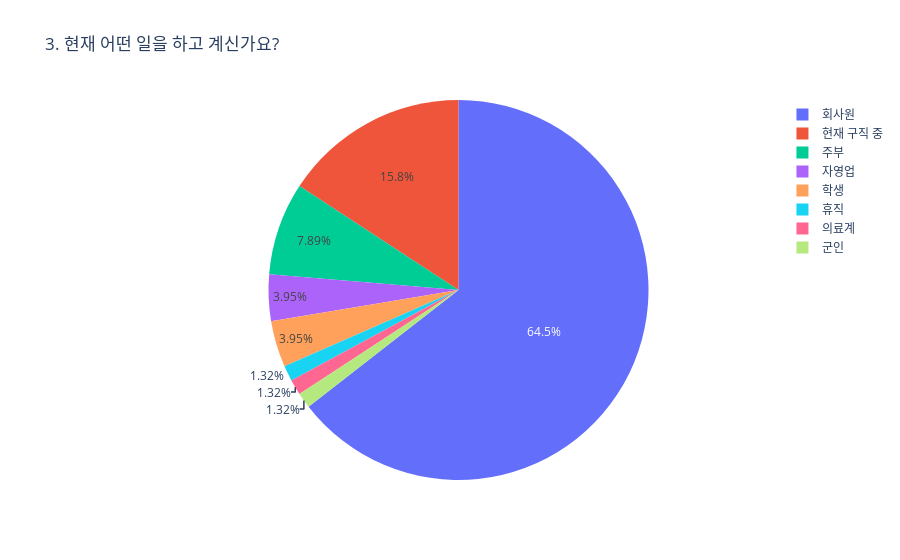

Notebook cell for this chart:
### Code cell
# 3. 현재 어떤 일을 하고 계신가요? (Plotly 파이차트)
occupation_df = df['occupation'].value_counts().reset_index()
occupation_df.columns = ['occupation', 'count']
fig = px.pie(occupation_df,
             names='occupation', values='count',
             title='3. 현재 어떤 일을 하고 계신가요?',
             labels={'occupation': '직업', 'count': '응답자 수'})
fig.show()

### Figure 1 — Plotly figure (JSON) as saved in the notebook; plotly's stock layout.template omitted (floating-point values rounded to 4 significant figures)
{"data": [{"domain": {"x": [0, 1], "y": [0, 1]}, "hovertemplate": "직업=%{label}<br>응답자 수=%{value}<extra></extra>", "labels": ["회사원", "현재 구직 중", "주부", "자영업", "학생", "휴직", "의료계", "군인"], "legendgroup": "", "name": "", "showlegend": true, "type": "pie", "values": [49, 12, 6, 3, 3, 1, 1, 1]}], "layout": {"legend": {"tracegroupgap": 0}, "title": {"text": "3. 현재 어떤 일을 하고 계신가요?"}}}
